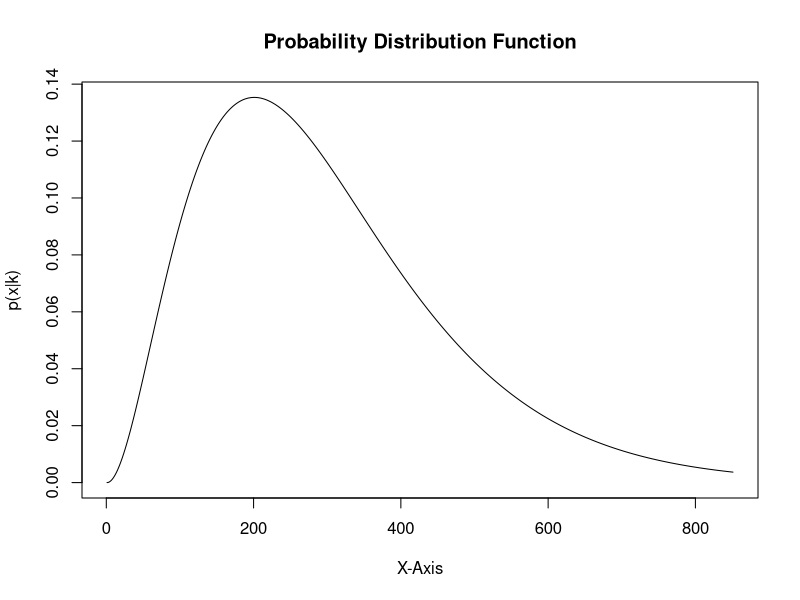
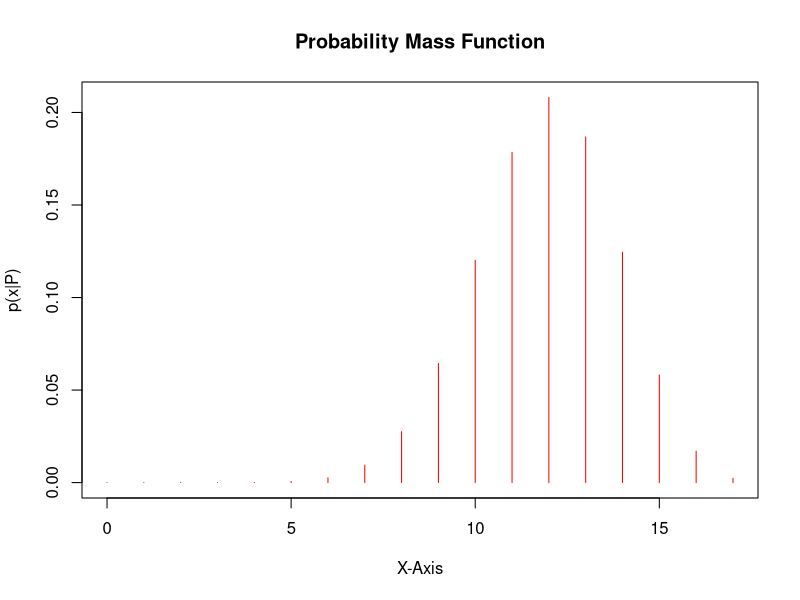

Write R code to recreate these figures, in order.
## ---- chunk 1
prob_dis_func <- dchisq(seq(0,17,.02), 6)
plot(prob_dis_func, type='l', main ="Probability Distribution Function", xlab = "X-Axis", ylab = "p(x|k)")
## ---- chunk 2
prob_mass_func <- dbinom(0:17, size = 17, prob =.7 )
plot(0:17, prob_mass_func, type='h', xlab='X-Axis', 
     ylab = 'p(x|P)', main='Probability Mass Function', col='red')
